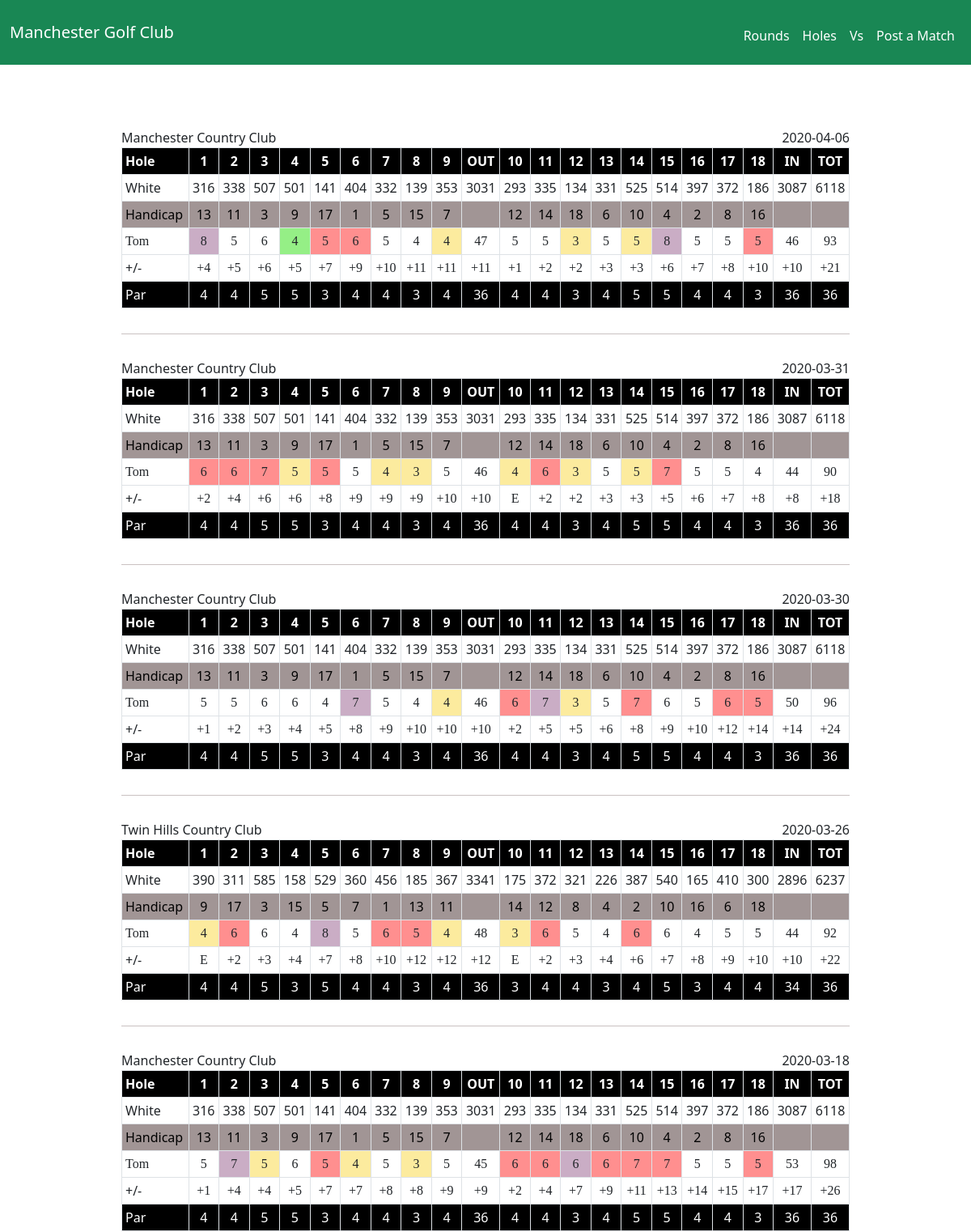
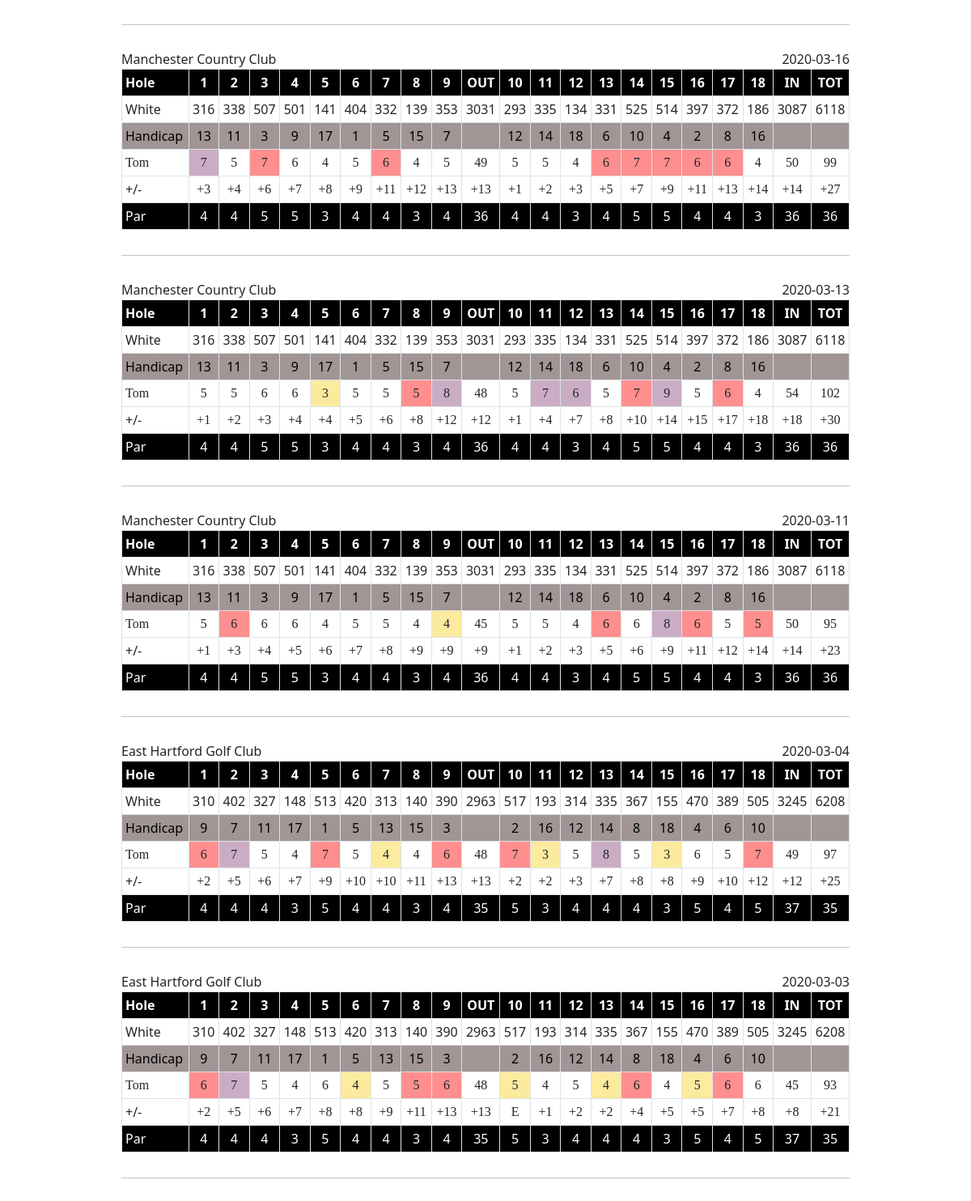
The app's page /rounds/Tom with its own data (2 pictures, top to bottom).
### tables this page shows
CREATE TABLE golfers (id INTEGER PRIMARY KEY AUTOINCREMENT NOT NULL, name TEXT NOT NULL);

CREATE TABLE courses (id INTEGER PRIMARY KEY AUTOINCREMENT NOT NULL, name TEXT NOT NULL, par INTEGER, rating REAL, slope REAL, yards REAL, city TEXT NOT NULL, state TEXT NOT NULL, front INTEGER, back INTEGER, total INTEGER, par_front INTEGER, par_back INTEGER, par_total INTEGER, tees TEXT NOT NULL DEFAULT "White");

CREATE TABLE "rounds" (id INTEGER PRIMARY KEY AUTOINCREMENT NOT NULL, golfer_id INTEGER, course_id INTEGER, date TEXT, "one" INTEGER, two INTEGER, three INTEGER, four INTEGER, five INTEGER, six INTEGER, seven INTEGER, eight INTEGER, nine INTEGER, ten INTEGER, eleven INTEGER, twelve INTEGER, thirteen INTEGER, fourteen INTEGER, fifteen INTEGER, sixteen INTEGER, seventeen INTEGER, eighteen INTEGER, match_id INTEGER, FOREIGN KEY (golfer_id) REFERENCES golfers(id), FOREIGN KEY (course_id) REFERENCES courses(id));

CREATE TABLE "holes" (id INTEGER PRIMARY KEY AUTOINCREMENT NOT NULL, course_id INTEGER, hole_number INTEGER, par INTEGER, yardage INTEGER, handicap INTEGER, FOREIGN KEY(course_id) REFERENCES courses (id));

### app.py (the view)
@app.route("/rounds", methods=["GET", "POST"])
@app.route("/rounds/<golfer_name>", methods=["GET", "POST"])
def rounds(golfer_name="lampsha"):
    if request.method == "POST":
        golfer_name = request.form.get("golfer_name")
        golfers_rounds = get_rounds(golfer_name)
        scorecards = get_scorecards(golfers_rounds, golfer_name)
        return render_template("rounds.html", scorecards=scorecards)
    else:
        golfers = get_golfers()
        for golfer in golfers:
            if golfer['golfer_name'] == golfer_name:
                golfers_rounds = get_rounds(golfer_name)
                scorecards = get_scorecards(golfers_rounds, golfer_name)
                return render_template("rounds.html", scorecards=scorecards)
        else:
            return render_template("round_request.html", golfers=golfers)

### app.py (called while the page is built)
def get_scorecards(matches: list, golfer_name: str) -> list:
    scorecards = []
    for match in matches:
        course_info = get_course_info(match)
        holes = get_holes(match)
        yardages = get_yardages(course_info, holes)  # Populate yardages
        handicaps = get_handicaps(holes)  # Populate handicaps
        strokes = get_strokes(match, golfer_name)  # Populate strokes
        pars = get_pars(holes)  # Populate pars
        to_pars = get_to_pars(strokes, pars)  # Populate to pars
        scorecard = {"yardages": yardages, "handicaps": handicaps, "strokes": strokes, "pars": pars, "to_pars": to_pars, "course_name": course_info[0][1],
                     "round_date": match[3]}
        scorecards.append(scorecard)
    return scorecards

### golf.py (called while the page is built)
def par_shift(score:int) -> str:
    if score == 0:
        return ("E")
    elif score > 0:
        score = round(score)
        return ("+{}".format(score))
    else:
        return str(score)

def get_golfers() -> list:
    golfers = []
    golfer_query = cur.execute("SELECT name FROM golfers ORDER BY name")
    golfer_query = golfer_query.fetchall()
    for golfer in golfer_query:
        golfers.append({"golfer_name": golfer[0]})
    return golfers

def get_rounds(golfer:str) -> list:
    rounds = []
    id_query = cur.execute("SELECT id FROM golfers WHERE name = (?)", (golfer,))
    id_query = id_query.fetchone()[0]
    round_query = cur.execute("SELECT * FROM rounds WHERE golfer_id = (?) ORDER BY date DESC", (id_query,))
    rounds = round_query.fetchall()
    return rounds

def get_holes(course:tuple) -> list:
    hole_query = cur.execute("SELECT * FROM holes WHERE course_id = (?) ORDER BY hole_number", (course[2],))
    holes = hole_query.fetchall()
    return holes

def get_course_info(course:tuple) -> list:
    course_query = cur.execute("SELECT * FROM courses WHERE id = (?)", (course[2],))
    course_info = course_query.fetchall()
    return course_info

def get_yardages(course_info:list, holes:list) -> list:
    yardages = []
    for i in range(len(holes)):
        yardages.append(holes[i][4])
    yardages.append(sum(yardages))
    yardages.insert(9, sum(yardages[:9]))
    yardages.insert(19, sum(yardages[10:19]))
    yardages.insert(0, course_info[0][14])
    return yardages

def get_handicaps(course:list) -> list:
    handicaps = []
    for i in range(len(course)):
        handicaps.append(course[i][5])
    return handicaps

### templates/rounds.html (shortened to what this page needs)
{% extends "layout.html" %}
{% block main %}
<div id="content" class="container-sm">
    {% for scorecard in scorecards %}
    <div id="scorecard" class="scorecard">
        <p class="scorecard-course-name">{{ scorecard.course_name }}</p>
        <p class="scorecard-course-date">{{ scorecard.round_date }}</p>
        <table class="table table-sm table-bordered">
            <tr class="holes-row">
                <th class="scorecard-header">Hole</th>
                {% for i in range(9) %}
                    <th>{{ i + 1 }}</th>
                {% endfor %}
                    <th>OUT</th>
                {% for i in range(9) %}
                    <th>{{ i + 10 }}</th>
                {% endfor %}
                    <th>IN</th>
                    <th>TOT</th>
            </tr>
            <tr>
                <td class="scorecard-header">{{ scorecard.yardages[0] }}</td>
                {% for yard in scorecard.yardages[1:] %}
                    <td>{{ yard }}</td>
                {% endfor %}
            </tr>
            <tr class="handicap-row">
                <td class="scorecard-header">Handicap</td>
                {% for handicap in scorecard.handicaps[:9] %}
                    <td>{{ handicap }}</td>
                {% endfor %}
                    <td></td>
                {% for handicap in scorecard.handicaps[9:] %}
                    <td>{{ handicap }}</td>
                {% endfor %}
                {% for i in range(2) %}
                    <td></td>
                {% endfor %}
            </tr>
            <tr class="handwritten-score">
                <td class="scorecard-header">{{ scorecard.strokes[0] }}</td>
                {% for stroke in scorecard.strokes[1:10] %}
                    {% if stroke - scorecard.pars[loop.index - 1] >= 3 %}
                        <td class="triple-bogey-or-worse">{{ stroke }}</td>
                    {% elif stroke - scorecard.pars[loop.index - 1] == 2 %}
                        <td class="double-bogey">{{ stroke }}</td>
                    {% elif stroke - scorecard.pars[loop.index - 1] == 0 %}
                        <td class="par">{{ stroke }}</td>
                    {% elif stroke - scorecard.pars[loop.index - 1] <= 0 %}
                        <td class="birdie-or-better">{{ stroke }}</td>
                    {% else %}
                        <td>{{ stroke }}</td>
                    {% endif %}
                {% endfor %}
                <td>{{ scorecard.strokes[10] }}</td>
                {% for stroke in scorecard.strokes[11:20] %}
                    {% if stroke - scorecard.pars[loop.index + 9] >= 3 %}
                        <td class="triple-bogey-or-worse">{{ stroke }}</td>
                    {% elif stroke - scorecard.pars[loop.index + 9] == 2 %}
                        <td class="double-bogey">{{ stroke }}</td>
                    {% elif stroke - scorecard.pars[loop.index + 9] == 0 %}
                        <td class="par">{{ stroke }}</td>
                    {% elif stroke - scorecard.pars[loop.index + 9] <= 0 %}
                        <td class="birdie-or-better">{{ stroke }}</td>
                    {% else %}
                        <td>{{ stroke }}</td>
                    {% endif %}
                {% endfor %}
                <td>{{ scorecard.strokes[20] }}</td>
                <td>{{ scorecard.strokes[21] }}</td>
            </tr>
            <tr>
                <td class="scorecard-header">+/-</td>
                {% for par in scorecard.to_pars %}
                    <td class="handwritten-score">{{ par }}</td>
                {% endfor %}
            </tr>
            <tr class="holes-row">
                <td class="scorecard-header">Par</td>
                {% for par in scorecard.pars %}
                    <td>{{ par }}</td>
                {% endfor %}
            </tr>
        </table>
    </div>
    {% endfor %}
</div>
{% endblock %}

### static/styles.css (style rules this page uses)
body { background-color: white; }
.scorecard { margin: 0 auto; width: 900px; font-size: medium; text-align: center; padding-top: 30px; padding-bottom: 15px; border-bottom: #cac2c2 1px solid; }
.holes-row { background-color: black; text-align: center; color:white; }
td.triple-bogey-or-worse { background-color: #caadc5; }
td.birdie-or-better { background-color: #95ef86; }
td.par { background-color: #fceb9e; }
td.double-bogey { background-color: #ff8f8f; }
.scorecard-header { text-align: left; }
.handicap-row { text-align: center; background-color: rgb(161, 149, 149); color: black; }
.scorecard-course-name { margin: 0px; float: left; }
.scorecard-course-date { margin: 0px; float: right; }
.handwritten-score { font-family: ink free; font-weight: semibold; }

### records on screen
golfers: course_name "Manchester Country Club", round_date "2020-04-06", i "1" "2" "3" "4" "5" "6" "7" "8" "9" "1" "2" "3" "4" "5" "6" "7" "8" "9" "1" "2" "3" "4" "5" "6" "7" "8" "9" "1" "2" "3" "4" "5" "6" "7" "8" "9" "1" "2" "3" "4" "5" "6" "7" "8" "9" "1" "2" "3" "4" "5" "6" "7" "8" "9" "1" "2" "3" "4" "5" "6" "7" "8" "9" "1" "2" "3" "4" "5" "6" "7" "8" "9" "1" "2" "3" "4" "5" "6" "7" "8" "9" "1" "2" "3" "4" "5" "6" "7" "8" "9", i "10" "11" "12" "13" "14" "15" "16" "17" "18" "10" "11" "12" "13" "14" "15" "16" "17" "18" "10" "11" "12" "13" "14" "15" "16" "17" "18" "10" "11" "12" "13" "14" "15" "16" "17" "18" "10" "11" "12" "13" "14" "15" "16" "17" "18" "10" "11" "12" "13" "14" "15" "16" "17" "18" "10" "11" "12" "13" "14" "15" "16" "17" "18" "10" "11" "12" "13" "14" "15" "16" "17" "18" "10" "11" "12" "13" "14" "15" "16" "17" "18" "10" "11" "12" "13" "14" "15" "16" "17" "18", tees "White", yard "141" "139" "3031" "134" "186" "3087" "6118" "141" "139" "3031" "134" "186" "3087" "6118" "141" "139" "3031" "134" "186" "3087" "6118" "158" "185" "3341" "175" "226" "165" "2896" "6237" "141" "139" "3031" "134" "186" "3087" "6118" "141" "139" "3031" "134" "186" "3087" "6118" "141" "139" "3031" "134" "186" "3087" "6118" "141" "139" "3031" "134" "186" "3087" "6118" "148" "140" "2963" "193" "155" "3245" "6208" "148" "140" "2963" "193" "155" "3245" "6208", 9 "13" "11" "3" "9" "17" "1" "5" "15" "7" "13" "11" "3" "9" "17" "1" "5" "15" "7" "13" "11" "3" "9" "17" "1" "5" "15" "7" "9" "17" "3" "15" "5" "7" "1" "13" "11" "13" "11" "3" "9" "17" "1" "5" "15" "7" "13" "11" "3" "9" "17" "1" "5" "15" "7" "13" "11" "3" "9" "17" "1" "5" "15" "7" "13" "11" "3" "9" "17" "1" "5" "15" "7" "9" "7" "11" "17" "1" "5" "13" "15" "3" "9" "7" "11" "17" "1" "5" "13" "15" "3", handicap "12" "14" "18" "6" "10" "4" "2" "8" "16" "12" "14" "18" "6" "10" "4" "2" "8" "16" "12" "14" "18" "6" "10" "4" "2" "8" "16" "14" "12" "8" "4" "2" "10" "16" "6" "18" "12" "14" "18" "6" "10" "4" "2" "8" "16" "12" "14" "18" "6" "10" "4" "2" "8" "16" "12" "14" "18" "6" "10" "4" "2" "8" "16" "12" "14" "18" "6" "10" "4" "2" "8" "16" "2" "16" "12" "14" "8" "18" "4" "6" "10" "2" "16" "12" "14" "8" "18" "4" "6" "10", name "Tom", 10 "8" "7" "8" "7" "7" "8" "7" "7", 10 "5" "6" "5" "4" "5" "5" "5" "5" "6" "6" "4" "5" "4" "6" "4" "5" "5" "6" "5" "5" "5" "6" "4" "5" "4" "5" "5" "5" "6" "6" "5" "5" "5" "6" "6" "4" "5" "5" "4" "5" "4" "5" "4" "5" "4" "6" "5", 10 "4", 10 "5" "6" "6" "6" "7" "5" "6" "6" "5" "5" "7" "6" "5" "6" "6" "7" "6" "6" "5" "6", 10 "4" "5" "4" "3" "4" "4" "4" "5" "4" "3" "3" "4" "4" "4", strokes "47", 20 "5" "5" "5" "5" "5" "5" "5" "5" "4" "5" "6" "5" "5" "4" "6" "4" "5" "5" "5" "5" "5" "5" "4" "4" "5" "5" "5" "4" "5" "5" "4" "6" "5" "5" "5" "6" "5" "4" "5" "4" "6", 20 "3" "5" "4" "3" "5" "3" "3" "3" "3" "5" "4" "5", 20 "8" "7" "6" "7" "6" "9" "8" "8", 20 "5" "6" "7" "6" "7" "6" "5" "6" "6" "6" "6" "6" "7" "7" "5" "6" "7" "7" "6" "6" "7" "6" "6" "6" "5" "7" "7" "6" "6", strokes "46", strokes "93", to_pars "+4" "+5" "+6" "+5" "+7" "+9" "+10" "+11" "+11" "+11" "+1" "+2" "+2" "+3" "+3" "+6" "+7" "+8" "+10" "+10" "+21" "+2" "+4" "+6" "+6" "+8" "+9" "+9" "+9" "+10" "+10" "E" "+2" "+2" "+3" "+3" "+5" "+6" "+7" "+8" "+8" "+18" "+1" "+2" "+3" "+4" "+5" "+8" "+9" "+10" "+10" "+10" "+2" "+5" "+5" "+6" "+8" "+9" "+10" "+12" "+14" "+14" "+24" "E" "+2" "+3" "+4" "+7" "+8" "+10" "+12" "+12" "+12" "E" "+2" "+3" "+4" "+6" "+7" "+8" "+9" "+10" "+10" "+22" "+1" "+4" "+4" "+5" "+7" "+7" "+8" "+8" "+9" "+9" "+2" "+4" "+7" "+9" "+11" "+13" "+14" "+15" "+17" "+17" "+26" "+3" "+4" "+6" "+7" "+8" "+9" "+11" "+12" "+13" "+13" "+1" "+2" "+3" "+5" "+7" "+9" "+11" "+13" "+14" "+14" "+27" "+1" "+2" "+3" "+4" "+4" "+5" "+6" "+8" "+12" "+12" "+1" "+4" "+7" "+8" "+10" "+14" "+15" "+17" "+18" "+18" "+30" "+1" "+3" "+4" "+5" "+6" "+7" "+8" "+9" "+9" "+9" "+1" "+2" "+3" "+5" "+6" "+9" "+11" "+12" "+14" "+14" "+23" "+2" "+5" "+6" "+7" "+9" "+10" "+10" "+11" "+13" "+13" "+2" "+2" "+3" "+7" "+8" "+8" "+9" "+10" "+12" "+12" "+25" "+2" "+5" "+6" "+7" "+8" "+8" "+9" "+11" "+13" "+13" "E" "+1" "+2" "+2" "+4" "+5" "+5" "+7" "+8" "+8" "+21", pars "4" "4" "5" "5" "3" "4" "4" "3" "4" "36" "4" "4" "3" "4" "5" "5" "4" "4" "3" "36" "36" "4" "4" "5" "5" "3" "4" "4" "3" "4" "36" "4" "4" "3" "4" "5" "5" "4" "4" "3" "36" "36" "4" "4" "5" "5" "3" "4" "4" "3" "4" "36" "4" "4" "3" "4" "5" "5" "4" "4" "3" "36" "36" "4" "4" "5" "3" "5" "4" "4" "3" "4" "36" "3" "4" "4" "3" "4" "5" "3" "4" "4" "34" "36" "4" "4" "5" "5" "3" "4" "4" "3" "4" "36" "4" "4" "3" "4" "5" "5" "4" "4" "3" "36" "36" "4" "4" "5" "5" "3" "4" "4" "3" "4" "36" "4" "4" "3" "4" "5" "5" "4" "4" "3" "36" "36" "4" "4" "5" "5" "3" "4" "4" "3" "4" "36" "4" "4" "3" "4" "5" "5" "4" "4" "3" "36" "36" "4" "4" "5" "5" "3" "4" "4" "3" "4" "36" "4" "4" "3" "4" "5" "5" "4" "4" "3" "36" "36" "4" "4" "4" "3" "5" "4" "4" "3" "4" "35" "5" "3" "4" "4" "4" "3" "5" "4" "5" "37" "35" "4" "4" "4" "3" "5" "4" "4" "3" "4" "35" "5" "3" "4" "4" "4" "3" "5" "4" "5" "37" "35", round_date "2020-03-31", strokes "44", strokes "90", round_date "2020-03-30", strokes "50", strokes "96", course_name "Twin Hills Country Club", round_date "2020-03-26", strokes "48", strokes "92", round_date "2020-03-18", strokes "45", strokes "53", strokes "98", round_date "2020-03-16", strokes "49", strokes "99", round_date "2020-03-13", strokes "54", strokes "102", round_date "2020-03-11", strokes "95", course_name "East Hartford Golf Club", round_date "2020-03-04", strokes "97", round_date "2020-03-03"
holes: yardage "316"
holes: yardage "338"
holes: yardage "507"
holes: yardage "501"
holes: yardage "404"
holes: yardage "332"
holes: yardage "353"
holes: yardage "293"
holes: yardage "335"
holes: yardage "331"
holes: yardage "525"
holes: yardage "514"
holes: yardage "397"
holes: yardage "372"
holes: yardage "390"
holes: yardage "311"
holes: yardage "585"
holes: yardage "529"
holes: yardage "360"
holes: yardage "456"
holes: yardage "367"
holes: yardage "372"
holes: yardage "321"
holes: yardage "387"
holes: yardage "540"
holes: yardage "410"
holes: yardage "300"
holes: yardage "310"
holes: yardage "402"
holes: yardage "327"
holes: yardage "513"
holes: yardage "420"
holes: yardage "313"
holes: yardage "390"
holes: yardage "517"
holes: yardage "314"
holes: yardage "335"
holes: yardage "367"
holes: yardage "470"
holes: yardage "389"
holes: yardage "505"
